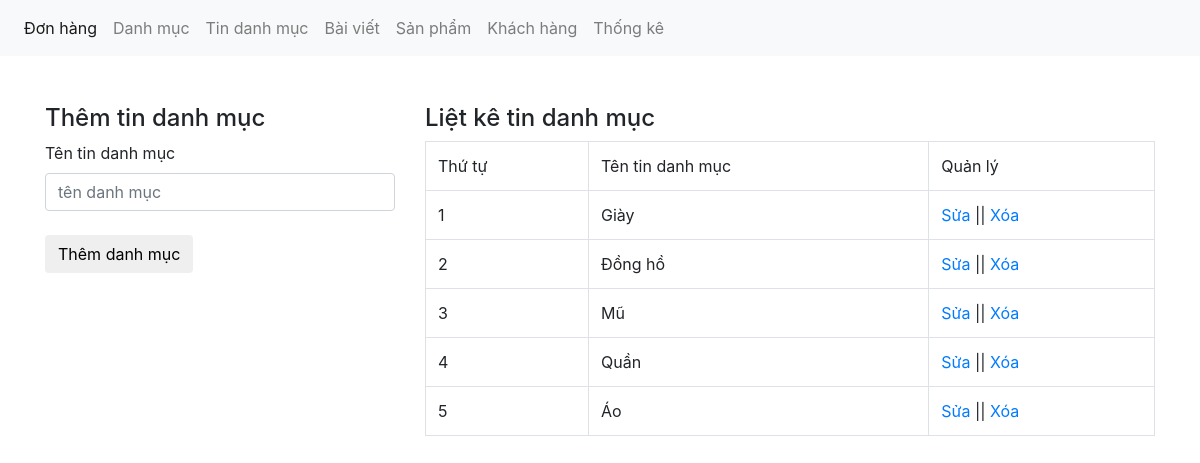
Page /hai/admin/xulydanhmuctin.php on the committed database.
### tables this page shows
CREATE TABLE `danhmuctin` (
  `danhmuctin_id` int(11) NOT NULL,
  `tendanhmuc` varchar(100) NOT NULL
);

### hai/admin/xulydanhmuctin.php (the view, shortened to what this page needs)
<?php
    include("../pdo/connect.php");
?>
<!DOCTYPE html>
<html lang="en">
    <head>
        <link href="../css/bootstrap.css" rel="stylesheet" type="text/css" media="all" />
    </head>
    <body>
<nav class="navbar navbar-expand-lg navbar-light bg-light">
    <div class="collapse navbar-collapse" id="navbarNav">
        <ul class="navbar-nav">
            <li class="nav-item active">
                <a class="nav-link" href="xulydonhang.php">Đơn hàng <span class="sr-only">(current)</span></a>
            </li>
            <li class="nav-item">
                <a class="nav-link" href="xulydanhmuc.php">Danh mục</a>
            </li>
            <li class="nav-item">
                <a class="nav-link" href="xulydanhmuctin.php">Tin danh mục</a>
            </li>
            <li class="nav-item">
                <a class="nav-link" href="xulybaiviet.php">Bài viết</a>
            </li>
            <li class="nav-item">
                <a class="nav-link" href="xulysanpham.php">Sản phẩm</a>
            </li>
            <li class="nav-item">
                <a class="nav-link" href="xulykhachhang.php">Khách hàng</a>
            </li>
            <li class="nav-item">
                <a class="nav-link" href="thongke.php">Thống kê</a>
            </li>
        </ul>
    </div>
</nav>
        <br><br>
        <div class="container">
            <div class="row">
                <div class="col-md-4">
                    <?php
                        if(isset($_GET['quanly']) == 'sua'){
                            $id_sua = $_GET['id'];
                            $sql_sua = mysqli_query($con, "SELECT * FROM danhmuctin WHERE danhmuctin_id = '$id_sua'");
                            $row_sua = mysqli_fetch_array($sql_sua);
                    ?>
                    <h4>Sửa tin danh mục</h4>
                    <label>Tên tin danh mục</label>
                    <form action="" method="POST">
                        <input type="text" class="form-control" name="danhmuc" placeholder="tên danh mục"
                        value="<?php echo $row_sua['tendanhmuc'];?>" />
                        <br>
                        <input type="hidden" class="form-control" name="id_danhmuc" placeholder="tên danh mục"
                        value="<?php echo $row_sua['danhmuctin_id'];?>" />
                        <input type="submit" name="suadanhmuc" value="Sửa danh mục" class="btn btn-default"/>
                    </form>
                    <?php
                        } else {
                    ?>
                    <h4>Thêm tin danh mục</h4>
                    <label>Tên tin danh mục</label>
                    <form action="" method="POST">
                        <input type="text" class="form-control" name="danhmuc" placeholder="tên danh mục" /><br>
                        <input type="submit" name="themdanhmuc" value="Thêm danh mục" class="btn btn-default"/>
                    </form>
                    <?php
                        }
                    ?>
                </div>
                <div class="col-md-8">
                    <h4>Liệt kê tin danh mục</h4>
                    <?php
                        $sql_select = mysqli_query($con, "SELECT * FROM danhmuctin ORDER BY danhmuctin_id DESC");
                    ?>
                    <table class="table table-bordered">
                        <tr>
                            <td>Thứ tự</td>
                            <td>Tên tin danh mục</td>
                            <td>Quản lý</td>
                        </tr>
                        <?php
                        $i = 0;
                            while($row_category = mysqli_fetch_array($sql_select)){
                                $i++;
                        ?>
                            <tr>
                                <td><?php echo $i ;?></td>
                                <td><?php echo $row_category['tendanhmuc'] ;?></td>
                                <td>
                                    <a href="?quanly=sua&id=<?php echo $row_category['danhmuctin_id']?>">Sửa</a>
                                    || <a href="?xoa=<?php echo $row_category['danhmuctin_id']?>"
                                    onclick="return confirm('Bạn có chắc chắn muốn xóa không?')">
                                    Xóa</a>
                                </td>
                            </tr>
                        <?php
                            }
                        ?>
                    </table>
                </div>
            </div>
        </div>
    </body>
</html>

### rows in the picture
danhmuctin: tendanhmuc "Giày"
danhmuctin: tendanhmuc "Đồng hồ"
danhmuctin: tendanhmuc "Mũ"
danhmuctin: tendanhmuc "Quần"
danhmuctin: tendanhmuc "Áo"
